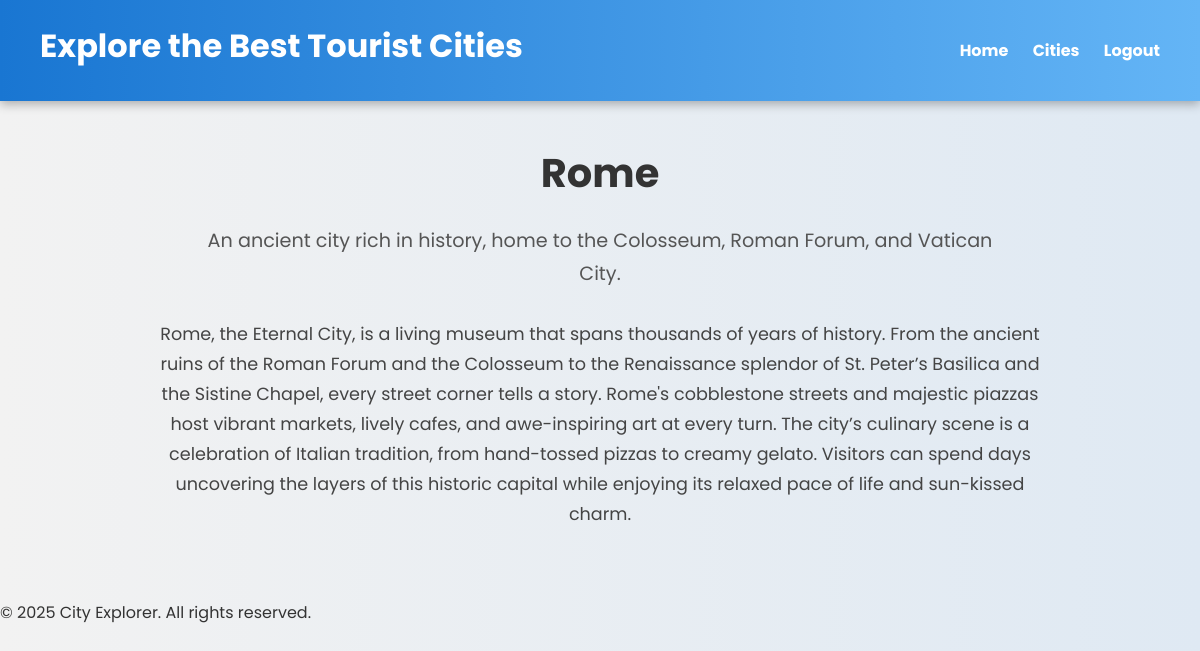
The app's page /city.php?id=10 (signed in) with its own data.
### tables this page shows
CREATE TABLE `cities` (
  `id` int(11) NOT NULL,
  `name` varchar(100) NOT NULL,
  `country` varchar(100) NOT NULL,
  `description` text DEFAULT NULL,
  `description2` text NOT NULL,
  `image` varchar(255) DEFAULT NULL,
  `travel_style` varchar(50) DEFAULT NULL,
  `climate` varchar(50) DEFAULT NULL
);

### city.php (the view, shortened to what this page needs)
<?php
include 'main_header.php';
include 'db.php';
?>
<?php
$cityId = isset($_GET['id']) ? (int)$_GET['id'] : 1;
$stmt = $conn->prepare("SELECT * FROM cities WHERE id = ?");
$stmt->execute([$cityId]);
$city = $stmt->fetch(PDO::FETCH_ASSOC);
?>
<div class="city-detail-container">
    <h1 class="city-detail-title"><?php echo htmlspecialchars($city['name']); ?></h1>
    <p class="city-detail-description">
        <?php echo nl2br(htmlspecialchars($city['description'])); ?>
    </p>
    <?php if (!empty($city['description2'])): ?>
        <div class="city-detail-description2-container">
            <p class="city-detail-description2">
                <?php echo nl2br(htmlspecialchars($city['description2'])); ?>
            </p>
        </div>
    <?php endif; ?>
</div>
<?php include 'footer.php'; ?>

### style.css (style rules this page uses)
* { margin: 0; padding: 0; box-sizing: border-box; }
body { margin: 0; padding: 0; background: linear-gradient(to right, #f2f2f2, #dfe9f3); font-family: 'Poppins', sans-serif; color: #333; line-height: 1.6; min-height: 100vh; }
h1, h2, h3 { margin-bottom: 10px; }
p { margin-bottom: 15px; font-size: 1rem; }
.city-detail-container { padding: 40px; text-align: center; }
.city-detail-title { font-size: 2.5rem; margin-bottom: 20px; color: #333; }
.city-detail-description { font-size: 1.2rem; max-width: 800px; margin: auto; color: #555; line-height: 1.7; }
.city-detail-description2-container { margin-top: 30px; }
.city-detail-description2 { font-size: 1.1rem; max-width: 900px; margin: auto; color: #444; line-height: 1.7; }

### records on screen
cities: name "Rome", description "An ancient city rich in history, home to the Colosseum, Roman Forum, and Vatican City.", description2 "Rome, the Eternal City, is a living museum that spans thousands of years of history. From the ancient ruins of the Roman Forum and the Colosseum to the Renaissance splendor of St. Peter’s Basilica and the Sistine Chapel, every street corner tells a story. Rome's cobblestone streets and majestic piazzas host vibrant markets, lively cafes, and awe-inspiring art at every turn. The city’s culinary scene is a celebration of Italian tradition, from hand-tossed pizzas to creamy gelato. Visitors can spend days uncovering the layers of this historic capital while enjoying its relaxed pace of life and sun-kissed charm."
